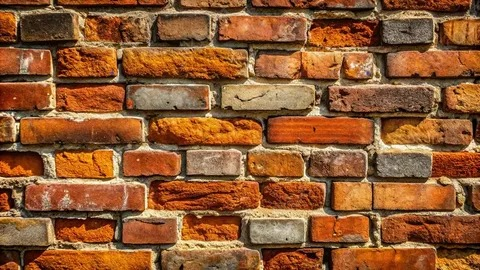
#> input picture ödev20/image3.jpeg, 480 x 270 px
$ jupyter execute renkligoruntu.ipynb
#> lines starting #> are read from the running program, lines starting #| are printed output that depends on the picture
<a href="https://colab.research.google.com/github/hilalkaynarcali/goruntu-isleme/blob/main/renkligoruntu.ipynb" target="_parent"></a>

[cell 1]
import cv2
import matplotlib.pyplot as plt

[cell 2]
img = cv2.imread("image3.jpeg")
#> img is the input picture: shape (270, 480, 3); mean B, G, R 50.9, 90.5, 144.3
print(img)
#> (printed output is left out)

[cell 3]
b, g, r = cv2.split(img)
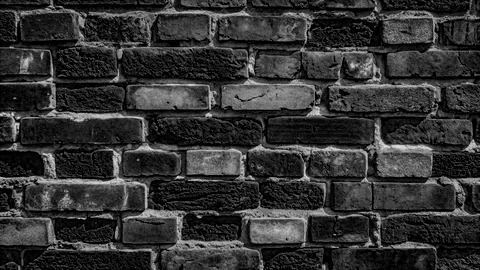
#> b: shape (270, 480); min 0, max 229, mean 50.9
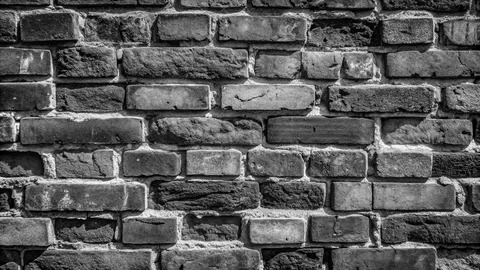
#> g: shape (270, 480); min 0, max 254, mean 90.5
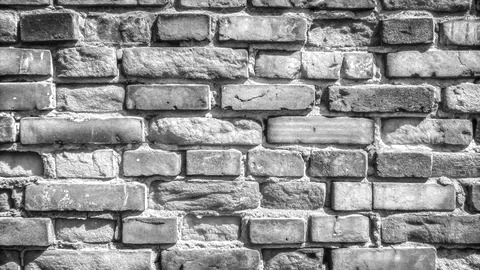
#> r: shape (270, 480); min 3, max 255, mean 144.3

[cell 4]
hist_b = cv2.calcHist([b], [0], None, [256], [0, 256])
#> hist_b = 256 values, max 11974 at index 0, min 0 at index 224, mean 506.2
hist_g = cv2.calcHist([g], [0], None, [256], [0, 256])
#> hist_g = 256 values, max 1162 at index 88, min 0 at index 253, mean 506.2
hist_r = cv2.calcHist([r], [0], None, [256], [0, 256])
#> hist_r = 256 values, max 943 at index 181, min 0 at index 0, mean 506.2

[cell 5]
plt.subplot(2, 2, 1)
plt.imshow(cv2.cvtColor(img, cv2.COLOR_BGR2RGB))
plt.title("Orijinal")

plt.subplot(2, 2, 2)
plt.plot(hist_r, color="red")
plt.title("Kırmızı Kanal")

plt.subplot(2, 2, 3)
plt.plot(hist_g, color="green")
plt.title("Yeşil Kanal")

plt.subplot(2, 2, 4)
plt.plot(hist_b, color="blue")
plt.title("Mavi Kanal")

plt.show()
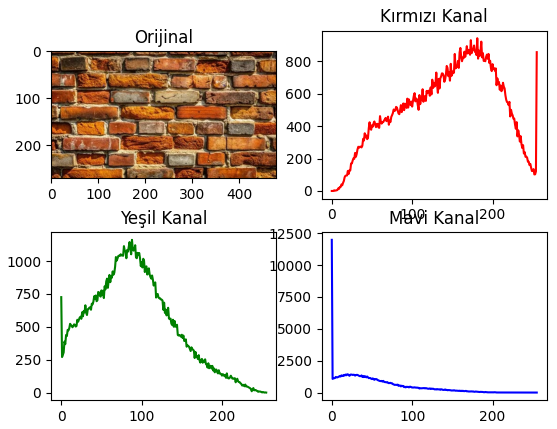
#> figure drawn by matplotlib, 4 panels; panel 2: curve peaks at x = 181, y = 943; panel 3: curve peaks at x = 88, y = 1162; panel 4: curve peaks at x = 0, y = 11974
